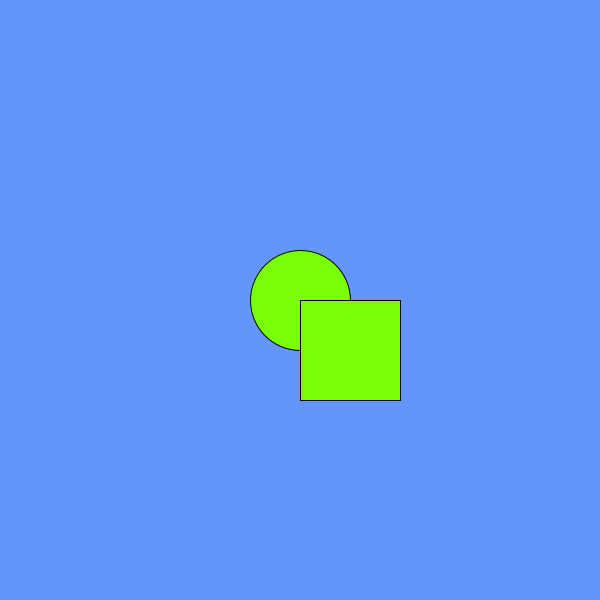
Frame 1 (no input)
Frame 60 (the mouse pressed at the canvas centre just before this capture): identical to frame 1, image omitted
Frame 120 (the mouse held since frame 60 and released just before this capture): identical to frame 1, image omitted

The Processing sketch that drew this single still picture (run headless with seeded random() and noise(); from frame 60 on, the mouse is pressed at the canvas centre):

// Processing sketch: sketch_170920c
// ── sketch_170920c.pde
int x; 
int y; 
int size; 
float dist; 
boolean buttonClicked; 

void setup(){
  size(600, 600); 
  x = width/2; 
  y = height/2; 
  size = 100; 
}

void draw(){
    
  if(buttonClicked){
    background(0);  
    fill(random(0, 255), random(0,255), random(0, 255));
  }else{
    background(100, 150, 250); 
    fill(120, 255, 10); 
  }
  
  ellipse(x, y, size, size);  
  rect(x, y, size, size);
  dist = dist(mouseX, mouseY, x, y); 
  println(dist); 
}

void mousePressed(){
  if(dist <= 50){
    buttonClicked = !buttonClicked; 
  }
}
